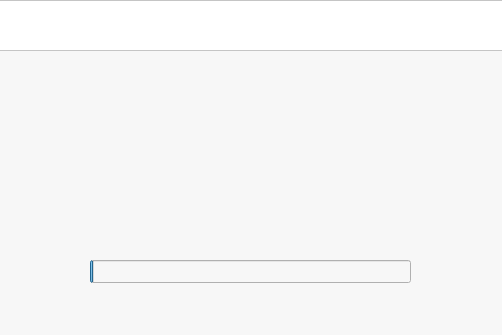
<?xml version="1.0" encoding="UTF-8"?>
<ui version="4.0">
 <class>WSLoadingDialog</class>
 <widget class="QDialog" name="WSLoadingDialog">
  <property name="geometry">
   <rect>
    <x>0</x>
    <y>0</y>
    <width>502</width>
    <height>335</height>
   </rect>
  </property>
  <property name="windowTitle">
   <string>Dialog</string>
  </property>
  <property name="styleSheet">
   <string notr="true">background-color: rgb(247, 247, 247);</string>
  </property>
  <widget class="QLabel" name="label">
   <property name="geometry">
    <rect>
     <x>50</x>
     <y>110</y>
     <width>390</width>
     <height>72</height>
    </rect>
   </property>
   <property name="styleSheet">
    <string notr="true">border-image: url(:/images/Images/workshopLogo.png);</string>
   </property>
   <property name="text">
    <string/>
   </property>
  </widget>
  <widget class="QProgressBar" name="progressBar">
   <property name="geometry">
    <rect>
     <x>90</x>
     <y>260</y>
     <width>321</width>
     <height>23</height>
    </rect>
   </property>
   <property name="maximum">
    <number>100</number>
   </property>
   <property name="value">
    <number>1</number>
   </property>
   <property name="textVisible">
    <bool>false</bool>
   </property>
  </widget>
  <widget class="QFrame" name="frame">
   <property name="geometry">
    <rect>
     <x>-20</x>
     <y>0</y>
     <width>541</width>
     <height>51</height>
    </rect>
   </property>
   <property name="styleSheet">
    <string notr="true">background-color: white;</string>
   </property>
   <property name="frameShape">
    <enum>QFrame::StyledPanel</enum>
   </property>
   <property name="frameShadow">
    <enum>QFrame::Raised</enum>
   </property>
  </widget>
 </widget>
 <resources/>
 <connections/>
</ui>
